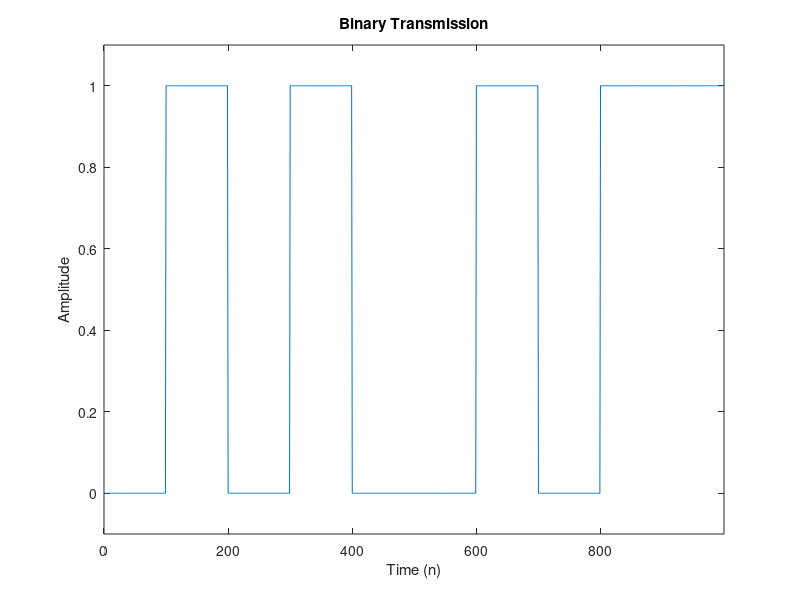
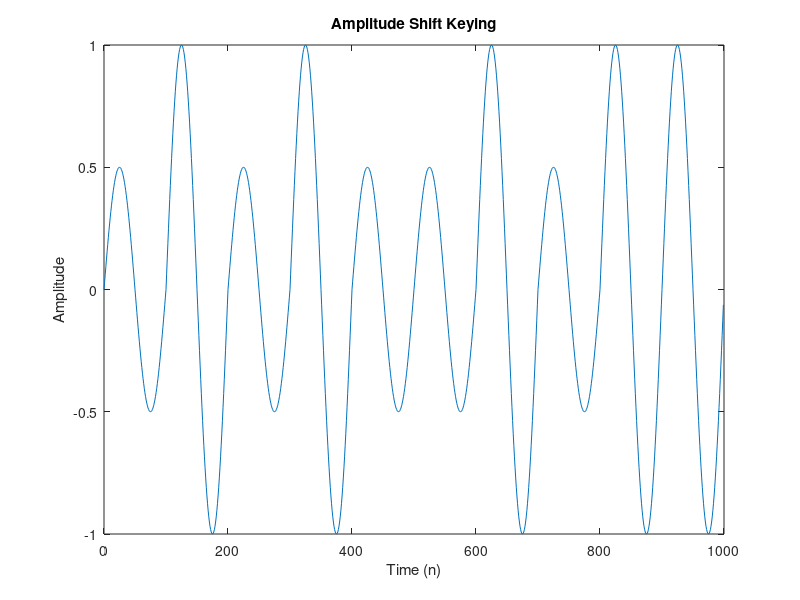
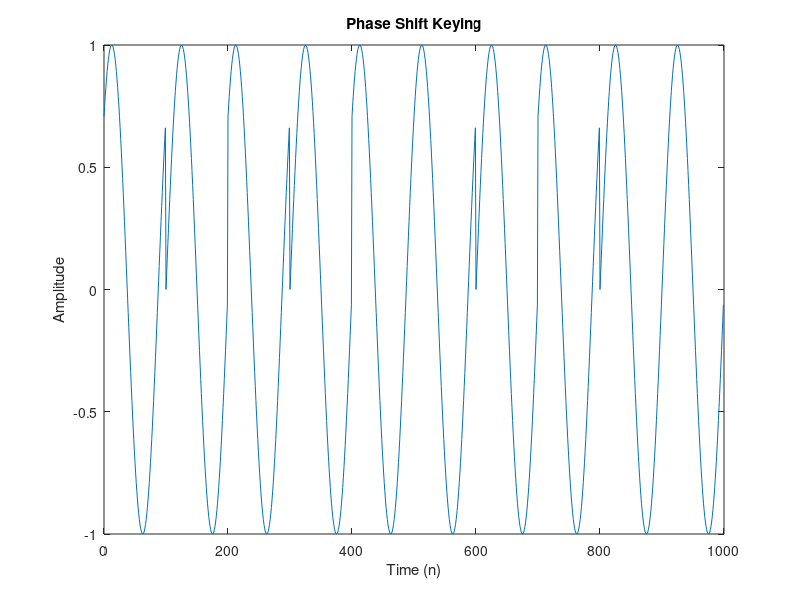
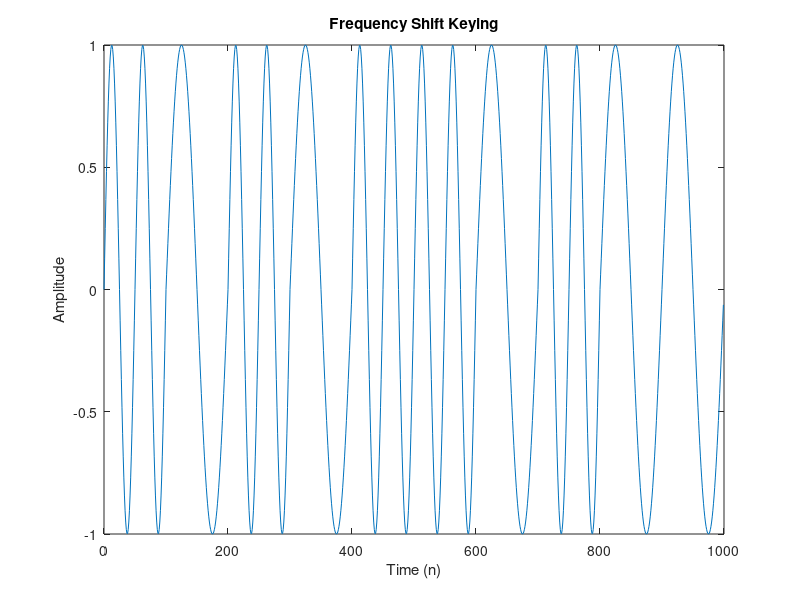

Here is the MATLAB script that generated these plots, in order:
%----------------------------------------------------------------------
% Chapter 4
% "Digital Communication Systems Engineering Using Software Defined Radio
% MATLAB Scripts
%----------------------------------------------------------------------

% Clear workspace
clear all;

figNum = 1;

%%%%%%%%%%%%%%%%%%%%%%%%%%%%%%%%%%%%%%%%%%%%%%%%%%%%%%%%%%%%%
% Sending binary data via sinusoidal signal manipulation

% Parameters
sig_len = 1000; % Signal length (in samples)
sampl_per_bin = 100; % Samples per binary representation
bin_data_len = sig_len/sampl_per_bin; % Length of binary stream is a multiple of signal length
bin_data = round(rand(1,bin_data_len));

% Create sinusoidal carriers
sig_carrier_base = sin(2*pi*(0:(1/sampl_per_bin):(1-(1/sampl_per_bin)))); % Baseline carrier
sig_carrier_freq = sin(2*2*pi*(0:(1/sampl_per_bin):(1-(1/sampl_per_bin)))); % Double frequency
sig_carrier_phase = sin(2*pi*(0:(1/sampl_per_bin):(1-(1/sampl_per_bin)))+(pi/4)); % Phase shifted by 45 degrees

% Modulate sinusoidal carrier via amplitude, phase, and frequency
% manipulations
sig_bin = []; % Binary waveform
sig_ask = []; % Amplitude modulated
sig_psk = []; % Phase modulated
sig_fsk = []; % Frequency modulated
for ind = 1:1:bin_data_len,
    if (bin_data(ind)==1)
        sig_bin = [sig_bin ones(1,sampl_per_bin)];
        sig_ask = [sig_ask sig_carrier_base];
        sig_psk = [sig_psk sig_carrier_base];
        sig_fsk = [sig_fsk sig_carrier_base];
    else
        sig_bin = [sig_bin zeros(1,sampl_per_bin)];
        sig_ask = [sig_ask 0.5*sig_carrier_base];
        sig_psk = [sig_psk sig_carrier_phase];
        sig_fsk = [sig_fsk sig_carrier_freq];
    end;
end;

% Display all three representations
figure(figNum); figNum = figNum+1;
plot(0:1:(sig_len-1),sig_bin);axis([0 sig_len-1 -0.1 1.1]);xlabel('Time (n)');ylabel('Amplitude');
title('Binary Transmission');

figure(figNum); figNum = figNum+1;
plot(0:1:(sig_len-1),sig_ask);xlabel('Time (n)');ylabel('Amplitude');
title('Amplitude Shift Keying');

figure(figNum); figNum = figNum+1;
plot(0:1:(sig_len-1),sig_psk);xlabel('Time (n)');ylabel('Amplitude');
title('Phase Shift Keying');

figure(figNum); figNum = figNum+1;
plot(0:1:(sig_len-1),sig_fsk);xlabel('Time (n)');ylabel('Amplitude');
title('Frequency Shift Keying');
